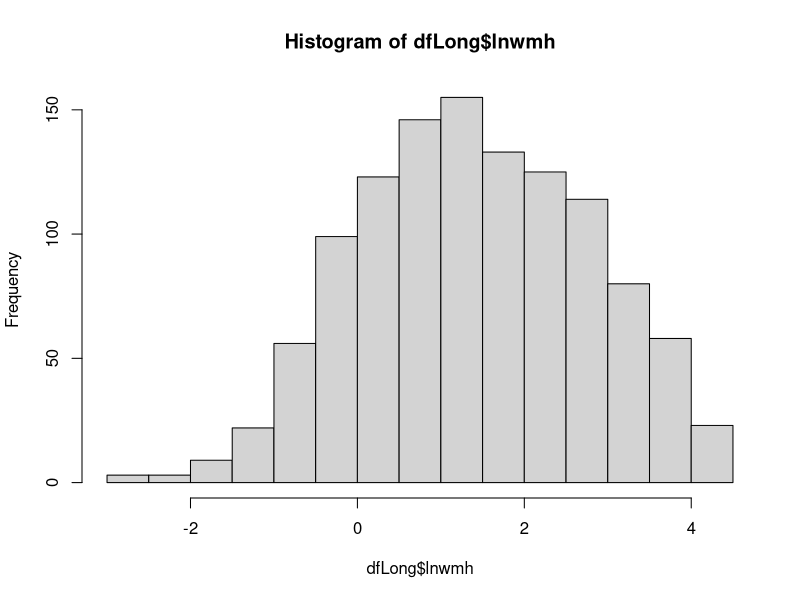

The R source for this figure:
## ---- chunk 1
knitr::opts_chunk$set(echo = TRUE)
dfLong <- read.csv("../data/RUNDMC_data_long.csv", sep=";", dec=",")
dfLong$age06 <- scale(dfLong$age06, center = T)
dfLong$subject <- as.factor(dfLong$rundmcs)
dfLong$timesq <- dfLong$time^2
dfLong$lnwmh <- log(dfLong$wmh)
dfWide <- read.csv("../data/RUNDMC_data_wide.csv", sep=";", dec=",")
hist(dfLong$lnwmh)
